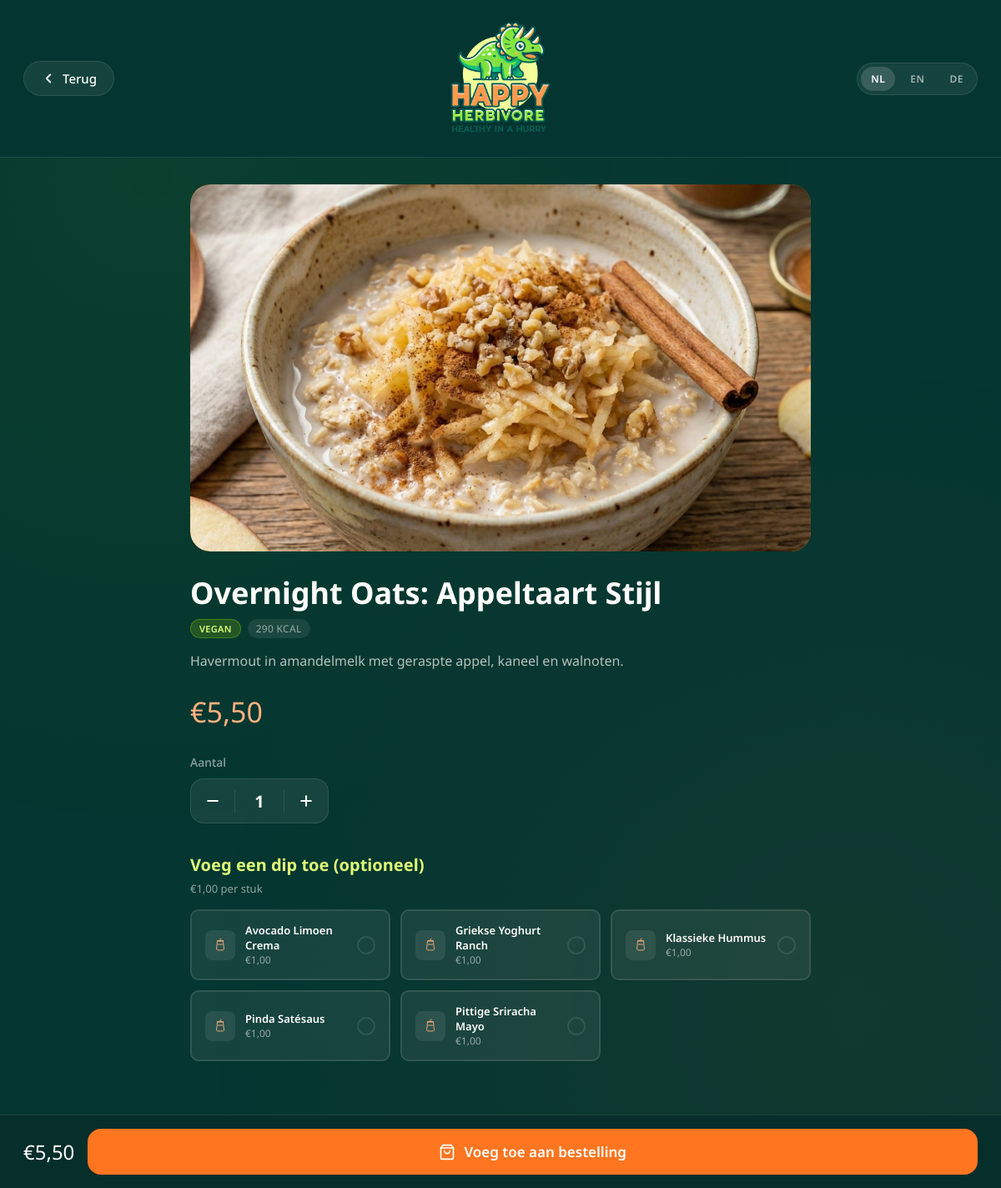
The page /product.php?id=4 on the database its author committed.
### tables this page shows
CREATE TABLE IF NOT EXISTS `producten` (
    `id`              INT UNSIGNED    NOT NULL AUTO_INCREMENT,
    `naam_nl`         VARCHAR(150)    NOT NULL,
    `naam_en`         VARCHAR(150)    NOT NULL,
    `naam_de`         VARCHAR(150)    NOT NULL,
    `beschrijving_nl` TEXT            NULL,
    `beschrijving_en` TEXT            NULL,
    `beschrijving_de` TEXT            NULL,
    `prijs`           DECIMAL(6,2)    NOT NULL DEFAULT 0.00,
    `categorie`       ENUM('ontbijt','bowls','handhelds','sides','dips','dranken','overig') NOT NULL DEFAULT 'overig',
    `kcal`            SMALLINT        NOT NULL DEFAULT 0,
    `is_vegan`        TINYINT(1)      NOT NULL DEFAULT 0,
    `is_vegetarisch`  TINYINT(1)      NOT NULL DEFAULT 1,
    `actief`          TINYINT(1)      NOT NULL DEFAULT 1,
    `volgorde`        TINYINT         NOT NULL DEFAULT 0,
    `aangemaakt_op`   TIMESTAMP       NOT NULL DEFAULT CURRENT_TIMESTAMP,
    PRIMARY KEY (`id`)
);

### includes/menu_data.php (called while the page is built, shortened)
<?php
function menu_ophalen(string $lang): array {
    $conn = db_verbinden();
    $naam_kolom = "naam_{$lang}";
    $omsch_kolom = "beschrijving_{$lang}";
    if ($conn) {
        $sql = "SELECT id, {$naam_kolom} AS naam, {$omsch_kolom} AS beschrijving,
                       prijs, categorie, kcal, is_vegan, is_vegetarisch
                FROM producten WHERE actief = 1
                ORDER BY FIELD(categorie,'ontbijt','bowls','handhelds','sides','dips','dranken'), naam ASC";
        $res = $conn->query($sql);
        if ($res && $res->num_rows > 0) {
            $producten = [];
            while ($r = $res->fetch_assoc()) {
                $producten[] = [
                    'id'           => (int)$r['id'],
                    'naam'         => $r['naam'],
                    'beschrijving' => $r['beschrijving'],
                    'prijs'        => (float)$r['prijs'],
                    'categorie'    => $r['categorie'],
                    'kcal'         => (int)$r['kcal'],
                    'is_vegan'     => (bool)$r['is_vegan'],
                    'is_vegetarisch'=> (bool)$r['is_vegetarisch'],
                ];
            }
            return $producten;
        }
    }
    return menu_hardcoded($lang);
}
function menu_dips(array $producten): array {
    return array_values(array_filter($producten, fn($p) => $p['categorie'] === 'dips'));
}
function product_ophalen(int $id, array $producten): ?array {
    foreach ($producten as $p) {
        if ($p['id'] === $id) return $p;
    }
    return null;
}

### includes/cart_functions.php (called while the page is built, shortened)
<?php
function prijs_formaat(float $bedrag, string $lang = 'nl'): string {
    return '€' . number_format($bedrag, 2, ',', '');
}

### product.php (the view, shortened to what this page needs)
<?php
require_once 'includes/init.php';
require_once 'includes/header.php';
require_once 'includes/menu_data.php';
$product_id     = isset($_GET['id']) ? (int)$_GET['id'] : 0;
$alle_producten = menu_ophalen($lang);
$product        = product_ophalen($product_id, $alle_producten);
$dips_lijst     = menu_dips($alle_producten);
$cat = $product['categorie'];
?>
<!DOCTYPE html>
<html lang="<?= $lang ?>">
<head>
    <link rel="stylesheet" href="assets/css/style.css">
    <link rel="stylesheet" href="assets/css/start.css">
</head>
<body data-pagina="product" class="product-scherm">
<div class="bg-stippen"></div>
<div class="product-detail-wrapper">
    <?php $afb_pad = product_afbeelding_pad($product['id']); ?>
    <div class="product-hero afb-<?= $cat ?>">
        <?php if ($afb_pad): ?>
            <img src="<?= htmlspecialchars($afb_pad) ?>"
                 alt="<?= htmlspecialchars($product['naam']) ?>"
                 style="width:100%;height:100%;object-fit:cover;position:absolute;inset:0;border-radius:inherit;">
        <?php else: ?>
            <?= cat_icoon($cat) ?>
            <span class="ph-tekst">afbeelding volgt</span>
        <?php endif; ?>
    </div>
    <h1 class="product-detail-naam"><?= htmlspecialchars($product['naam']) ?></h1>
    <div class="product-detail-badges">
        <?php if ($product['is_vegan']): ?>
            <span class="badge badge-vegan"><?= htmlspecialchars($t['vegan_label']) ?></span>
        <?php elseif ($product['is_vegetarisch']): ?>
            <span class="badge badge-veg"><?= htmlspecialchars($t['vegetarisch_label']) ?></span>
        <?php endif; ?>
        <span class="badge badge-kcal"><?= $product['kcal'] ?> <?= $t['kcal'] ?></span>
    </div>
    <p class="product-detail-beschrijving"><?= htmlspecialchars($product['beschrijving']) ?></p>
    <div class="product-detail-prijs"><?= prijs_formaat($product['prijs'], $lang) ?></div>
    <div>
        <p style="font-size:14px;color:var(--tekst-muted);margin-bottom:10px;font-weight:500;"><?= htmlspecialchars($t['stuks_label']) ?></p>
        <div class="aantal-selector">
            <button class="aantal-btn" id="aantal-min" type="button"><?= ICON_MINUS ?></button>
            <span class="aantal-waarde" id="aantal-waarde">1</span>
            <button class="aantal-btn" id="aantal-plus" type="button"><?= ICON_PLUS ?></button>
        </div>
    </div>
    <?php if (!in_array($cat, ['dranken', 'dips']) && !empty($dips_lijst)): ?>
        <div class="dips-sectie">
            <h3 class="dips-titel"><?= htmlspecialchars($t['kies_dips']) ?></h3>
            <p class="dips-sub"><?= htmlspecialchars($t['dip_per_stuk']) ?></p>
            <div class="dips-grid">
                <?php foreach ($dips_lijst as $dip): ?>
                    <div
                        class="dip-kaart"
                        data-id="<?= $dip['id'] ?>"
                        data-naam="<?= htmlspecialchars(addslashes($dip['naam'])) ?>"
                        data-prijs="<?= $dip['prijs'] ?>"
                    >
                        <div class="dip-icoon"><?= cat_icoon('dips') ?></div>
                        <div class="dip-info">
                            <div class="dip-naam"><?= htmlspecialchars($dip['naam']) ?></div>
                            <div class="dip-prijs"><?= prijs_formaat($dip['prijs'], $lang) ?></div>
                        </div>
                        <div class="dip-check"></div>
                    </div>
                <?php endforeach; ?>
            </div>
        </div>
    <?php endif; ?>
</div>
<form method="POST" action="product.php?id=<?= $product_id ?>">
    <div class="product-toevoegen-balk">
        <span class="product-balk-prijs" id="product-balk-prijs">
            <?= prijs_formaat($product['prijs'], $lang) ?>
        </span>
        <button type="submit" class="btn btn-primair" style="flex:1">
            <?= ICON_CART ?>
            <?= htmlspecialchars($t['voeg_toe_bestelling']) ?>
        </button>
    </div>
</form>
</body>
</html>

### rows shown on the page
producten: naam_nl "Overnight Oats: Appeltaart Stijl", kcal "290", beschrijving_nl "Havermout in amandelmelk met geraspte appel, kaneel en walnoten.", prijs "€5,50"
producten: naam_nl "Avocado Limoen Crema", prijs "€1,00"
producten: naam_nl "Griekse Yoghurt Ranch", prijs "€1,00"
producten: naam_nl "Klassieke Hummus", prijs "€1,00"
producten: naam_nl "Pinda Satésaus", prijs "€1,00"
producten: naam_nl "Pittige Sriracha Mayo", prijs "€1,00"

### other values the page prints
$t['terug'] "Terug"
$code "NL"
$code "EN"
$code "DE"
$t['vegan_label'] "VEGAN"
$t['kcal'] "KCAL"
$t['stuks_label'] "Aantal"
$t['kies_dips'] "Voeg een dip toe (optioneel)"
$t['dip_per_stuk'] "€1,00 per stuk"
$t['voeg_toe_bestelling'] "Voeg toe aan bestelling"
